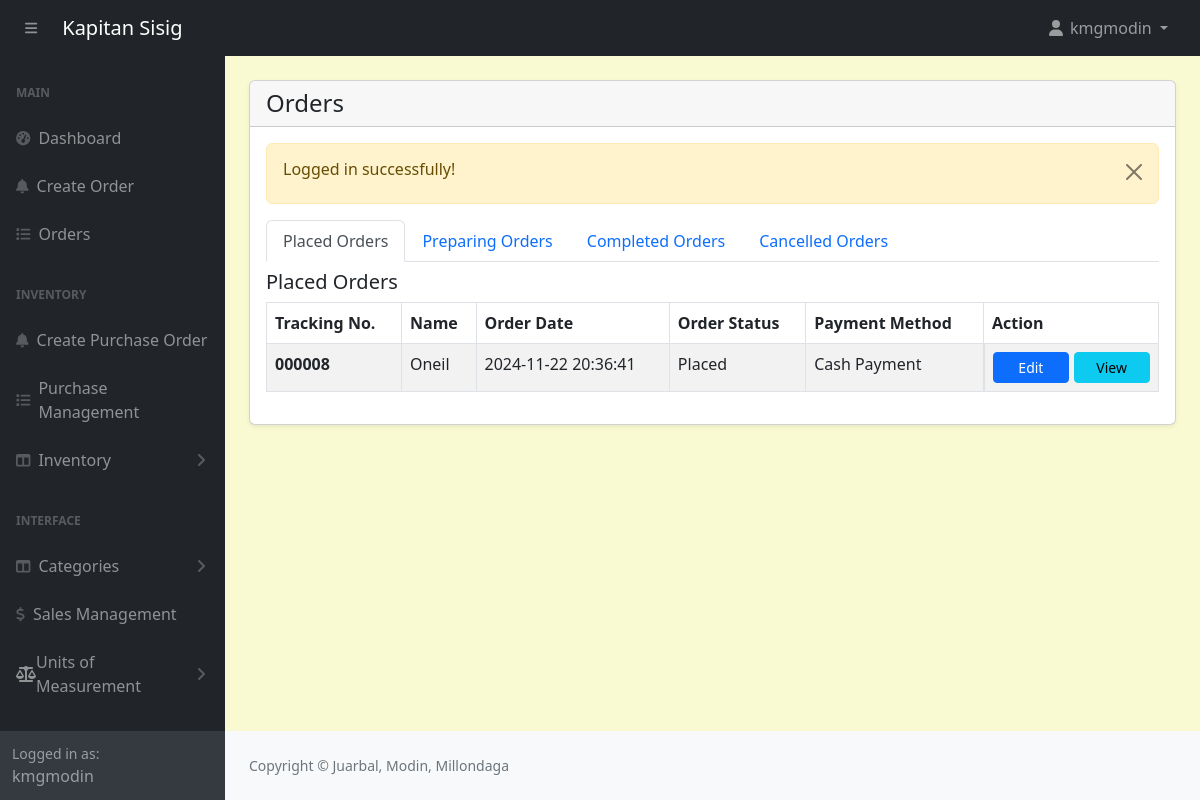
The app's page /admin/orders.php (signed in) with its own data.
### tables this page shows
CREATE TABLE `orders` (
  `id` int(11) NOT NULL,
  `customer_id` int(11) NOT NULL,
  `tracking_no` varchar(100) NOT NULL,
  `invoice_no` varchar(100) NOT NULL,
  `total_amount` varchar(100) NOT NULL,
  `amount_received` decimal(10,2) NOT NULL,
  `change_money` varchar(200) NOT NULL,
  `order_date` datetime DEFAULT NULL,
  `order_status` enum('Placed','Preparing','Completed','Cancelled') NOT NULL DEFAULT 'Placed' COMMENT 'placed, preparing, completed, cancelled',
  `payment_mode` varchar(100) NOT NULL COMMENT 'cash,online',
  `order_placed_by_id` varchar(100) NOT NULL
);

CREATE TABLE `customers` (
  `id` int(11) NOT NULL,
  `name` varchar(566) NOT NULL
);

### admin/orders.php (the view, shortened to what this page needs)
<?php include('includes/header.php'); ?>
<div class="container-fluid px-4 pb-4">
    <div class="card mt-4 shadow-sm">
        <div class="card-header">
            <h4 class="mb-0">Orders</h4>
        </div>
        <div class="card-body">
        <?php
            $query = "SELECT o.*, c.* FROM orders o, customers c WHERE c.id = o.customer_id ORDER BY o.order_date ASC";
            $orders = mysqli_query($conn, $query);
            if ($orders) {
                if (mysqli_num_rows($orders) > 0) {
                    $placedOrdersQuery = "SELECT o.*, c.* FROM orders o, customers c WHERE c.id = o.customer_id AND o.order_status = 'Placed' ORDER BY o.order_date ASC";
                    $placedOrdersResult = mysqli_query($conn, $placedOrdersQuery);
                    ?>
                    <ul class="nav nav-tabs" id="orderTabs" role="tablist">
                        <li class="nav-item" role="presentation">
                            <a class="nav-link active" id="placed-orders-tab" data-bs-toggle="tab" href="#placedOrders" role="tab" aria-controls="placedOrders" aria-selected="true">Placed Orders</a>
                        </li>
                        <li class="nav-item" role="presentation">
                            <a class="nav-link" id="preparing-orders-tab" data-bs-toggle="tab" href="#preparingOrders" role="tab" aria-controls="preparingOrders" aria-selected="false">Preparing Orders</a>
                        </li>
                        <li class="nav-item" role="presentation">
                            <a class="nav-link" id="completed-orders-tab" data-bs-toggle="tab" href="#completedOrders" role="tab" aria-controls="completedOrders" aria-selected="false">Completed Orders</a>
                        </li>
                        <li class="nav-item" role="presentation">
                            <a class="nav-link" id="cancelled-orders-tab" data-bs-toggle="tab" href="#cancelledOrders" role="tab" aria-controls="cancelledOrders" aria-selected="false">Cancelled Orders</a>
                        </li>
                    </ul>
                    <div class="tab-content" id="orderTabsContent">
                        <div class="tab-pane fade show active" id="placedOrders" role="tabpanel" aria-labelledby="placed-orders-tab">
                            <div class="mt-2">
                                <h5>Placed Orders</h5>
                                <table class="table table-striped table-bordered">
                                    <thead>
                                        <tr>
                                            <th>Tracking No.</th>
                                            <th>Name</th>
                                            <th>Order Date</th>
                                            <th>Order Status</th>
                                            <th>Payment Method</th>
                                            <th style="width: 175px;">Action</th>
                                        </tr>
                                    </thead>
                                    <tbody>
                                        <?php while ($orderItem = mysqli_fetch_assoc($placedOrdersResult)): ?>
                                            <tr>
                                                <td class="fw-bold"><?= $orderItem['tracking_no']; ?></td>
                                                <td><?= $orderItem['name']; ?></td>
                                                <td><?= $orderItem['order_date']; ?></td>
                                                <td><?= $orderItem['order_status']; ?></td>
                                                <td><?= $orderItem['payment_mode']; ?></td>
                                                <td style="display: flex; justify-content: space-between; gap: 5px;">
                                                    <a href="order-edit.php?track=<?= $orderItem['tracking_no']; ?>" class="btn btn-primary btn-sm w-100">Edit</a>
                                                    <a href="orders-view.php?track=<?= $orderItem['tracking_no']; ?>" class="btn btn-info btn-sm w-100">View</a>
                                                </td>
                                            </tr>
                                        <?php endwhile; ?>
                                    </tbody>
                                </table>
                            </div>
                        </div>
                    </div>
                    <?php
                } else {
                    echo "<p>No orders found.</p>";
                }
            }
        ?>
        </div>
    </div>
</div>
<?php include('includes/footer.php'); ?>

### admin/assets/css/custom.css (style rules this page uses)
body { margin: 0; font-family: system-ui, -apple-system, "Segoe UI", Roboto, "Helvetica Neue", "Noto Sans", "Liberation Sans", Arial, sans-serif; font-size: 1rem; font-weight: 400; line-height: 1.5; color: #212529; text-align: left; background-color: #FAFAD2; -webkit-text-size-adjust: 100%; -webkit-tap-highlight-color: rgba(0, 0, 0, 0); }

### records on screen
orders: tracking_no "000008", customer.name "Oneil", order_date "2024-11-22 20:36:41", order_status "Placed", payment_mode "Cash Payment"

### other values on screen
$_SESSION['loggedInUser']['username'] "kmgmodin"
$_SESSION['message'] "Logged in successfully!"
